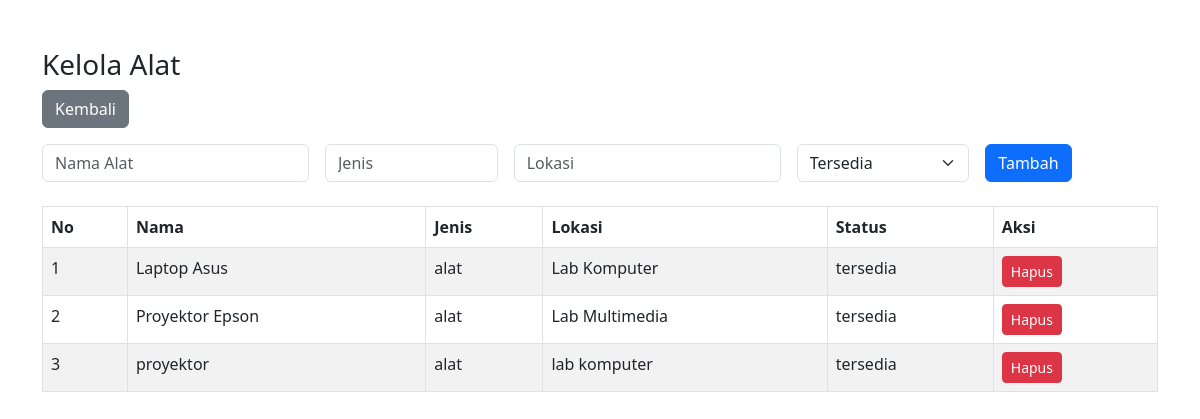
The page /alat.php (signed in) on the database its author committed.
### tables this page shows
CREATE TABLE `alat` (
  `id` int(11) NOT NULL,
  `nama` varchar(50) NOT NULL,
  `jenis` varchar(50) NOT NULL,
  `lokasi` varchar(100) DEFAULT NULL,
  `status` enum('tersedia','dipinjam') DEFAULT 'tersedia'
);

### alat.php (the view, shortened to what this page needs)
<?php
include 'koneksi.php';
$data = mysqli_query($koneksi, "SELECT * FROM alat");
?>
<!DOCTYPE html>
<html>
<head>
    <link href="https://cdn.jsdelivr.net/npm/bootstrap@5.3.0/dist/css/bootstrap.min.css" rel="stylesheet">
</head>
<body>
<div class="container mt-5">
    <h3>Kelola Alat</h3>
    <a href="dashboard_admin.php" class="btn btn-secondary mb-3">Kembali</a>
    <form method="POST" class="row g-3 mb-4">
        <div class="col-md-3">
            <input type="text" name="nama" class="form-control" placeholder="Nama Alat" required>
        </div>
        <div class="col-md-2">
            <input type="text" name="jenis" class="form-control" placeholder="Jenis" required>
        </div>
        <div class="col-md-3">
            <input type="text" name="lokasi" class="form-control" placeholder="Lokasi" required>
        </div>
        <div class="col-md-2">
            <select name="status" class="form-select">
                <option value="tersedia">Tersedia</option>
            </select>
        </div>
        <div class="col-md-2">
            <button class="btn btn-primary" name="tambah">Tambah</button>
        </div>
    </form>
    <table class="table table-bordered table-striped">
        <thead>
            <tr><th>No</th><th>Nama</th><th>Jenis</th><th>Lokasi</th><th>Status</th><th>Aksi</th></tr>
        </thead>
        <tbody>
        <?php $no = 1; while ($a = mysqli_fetch_assoc($data)) { ?>
            <tr>
                <td><?= $no++ ?></td>
                <td><?= $a['nama'] ?></td>
                <td><?= $a['jenis'] ?></td>
                <td><?= $a['lokasi'] ?></td>
                <td><?= $a['status'] ?></td>
                <td>
                    <a href="?hapus=<?= $a['id'] ?>" class="btn btn-danger btn-sm" onclick="return confirm('Hapus alat ini?')">Hapus</a>
                </td>
            </tr>
        <?php } ?>
        </tbody>
    </table>
</div>
</body>
</html>

### rows shown on the page
alat: nama "Laptop Asus", jenis "alat", lokasi "Lab Komputer", status "tersedia"
alat: nama "Proyektor Epson", jenis "alat", lokasi "Lab Multimedia", status "tersedia"
alat: nama "proyektor", jenis "alat", lokasi "lab komputer", status "tersedia"
